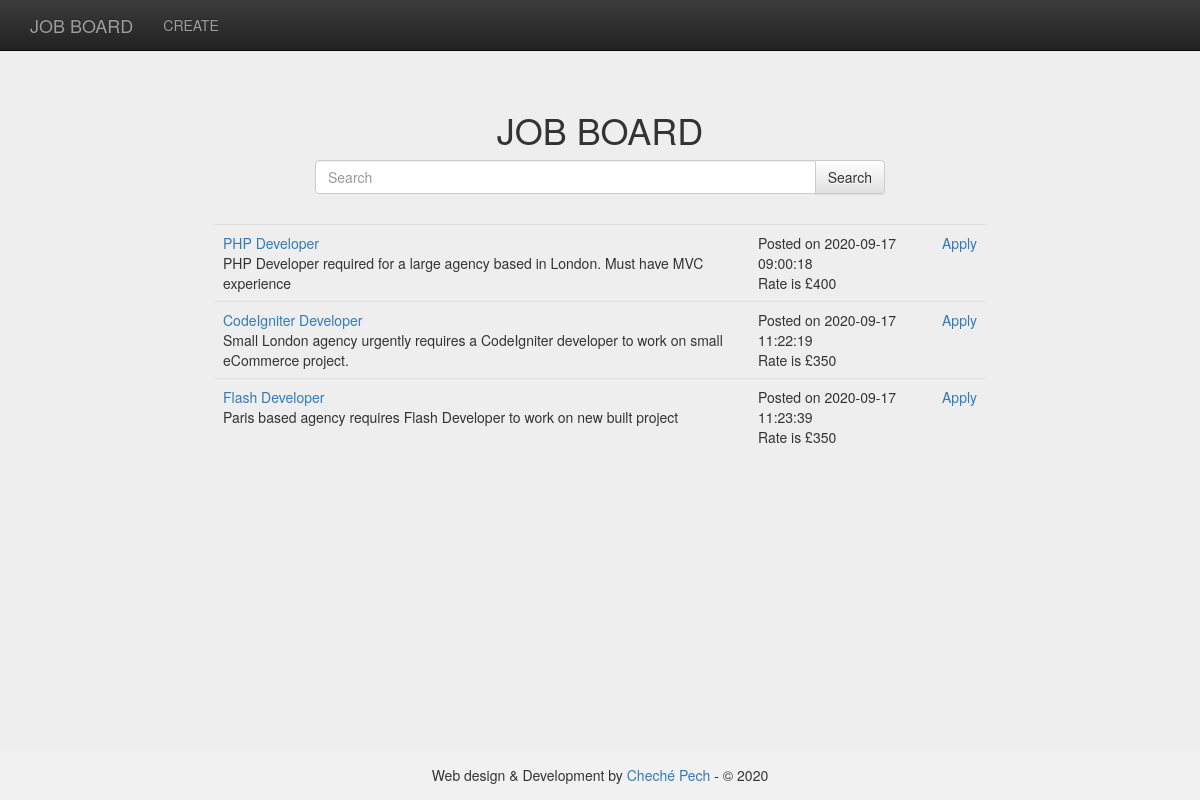
The page / on the database its author committed.
### tables this page shows
CREATE TABLE `jobs` (
`job_id` TINYINT NOT NULL AUTO_INCREMENT,
`job_title` varchar(50) NOT NULL,
`job_desc` text NOT NULL,
`cat_id` TINYINT NOT NULL,
`type_id` TINYINT NOT NULL,
`loc_id` TINYINT NOT NULL,
`job_start_date` datetime NOT NULL,
`job_rate` INT NOT NULL,
`job_advertiser_name` varchar(50) NOT NULL,
`job_advertiser_email` varchar(50) NOT NULL,
`job_advertiser_phone` varchar(20) NOT NULL,
`job_sunset_date` datetime NOT NULL,
`job_created_at` timestamp NULL DEFAULT CURRENT_TIMESTAMP,
PRIMARY KEY (`job_id`)
);

### application/controllers/Jobs.php (called while the page is built, shortened)
<?php
class Jobs extends MY_Controller {
  function __construct() {
    $this->load->model('Jobs_model');
  }
  public function index() {
    $this->form_validation->set_rules('search_string', $this->lang->line('search_string'), 'required|min_length[1]|max_length[125]');
    $page_data['query'] = $this->Jobs_model->get_jobs($this->input->post('search_string',TRUE));
    if ($this->form_validation->run() == FALSE) {
      $page_data['search_string'] = array('name' => 'search_string', 'class' => 'form-control', 'id' => 'search_string', 'value' => set_value('search_string', $this->input->post('search_string',TRUE)), 'maxlength'   => '100', 'size' => '35');
      $page_data['query'] = $this->Jobs_model->get_jobs($this->input->post('search_string',TRUE));
      $this->load->view('common/header');
      $this->load->view('nav/top_nav');
      $this->load->view('jobs/view', $page_data);
      $this->load->view('common/footer');
    } else {
      $this->load->view('common/header');
      $this->load->view('nav/top_nav');
      $this->load->view('jobs/view', $page_data);
      $this->load->view('common/footer');
    }
  }
}

### index.php (called while the page is built, shortened)
<?php
require_once BASEPATH.'core/CodeIgniter.php';

### application/models/Jobs_model.php (called while the page is built, shortened)
<?php
class Jobs_model extends CI_Model {
  public function get_jobs($search_string = NULL) {
    if ($search_string == null) {
      $query = "SELECT * FROM jobs WHERE DATE(NOW()) < DATE(job_sunset_date)";
    } else {
      $query = "SELECT * FROM jobs WHERE job_title LIKE ? OR `job_desc` LIKE ? AND DATE(NOW()) < DATE(job_sunset_date`)";
    }
    $result = $this->db->query($query, array($search_string, $search_string));
    if ($result) {
      return $result;
    } else {
      return false;
    }
  }
}

### application/views/jobs/view.php (the view)
<div class="page-header">
	<h1 class="text-center">JOB BOARD</h1>
	<?php echo form_open('jobs/index') ; ?>
	<div class="row">
		<div class="col-lg-6 col-lg-offset-3">
			<div class="input-group">
				<input type="text" class="form-control" name="search_string" placeholder="<?php echo $this->lang->line('jobs_view_search'); ?>">
				<span class="input-group-btn">
					<button class="btn btn-default" type="submit"><?php echo $this->lang->line('jobs_view_search'); ?></button>
				</span>
			</div>
		</div>
	</div>
	<?php echo form_close(); ?>
</div>
<div class="row">
	<div class="col-lg-8 col-lg-offset-2">
		<table class="table table-hover">
			<?php foreach ($query->result() as $row) : ?>
			<tr>
				<td><?php echo anchor ('jobs/apply/'.$row->job_id, $row->job_title); ?><br /><?php echo word_limiter($row->job_desc, 50); ?>
				</td>
				<td>Posted on <?php echo $row->job_created_at; ?><br />Rate is &pound;<?php echo $row->job_rate; ?>
				</td>
				<td><?php echo anchor ('jobs/apply/'.$row->job_id, $this->lang->line('jobs_view_apply')); ?>
				</td>
			</tr>
			<?php endforeach ; ?>
		</table>
	</div>
</div>

### application/views/common/header.php (shortened to what this page needs)
<!DOCTYPE html>
<html lang="en">
	<head>
		<link href="<?php echo base_url('bootstrap/css/bootstrap.min.css'); ?>" rel="stylesheet">
		<link href="<?php echo base_url('bootstrap/css/bootstrap-theme.min.css'); ?>" rel="stylesheet">
		<link href="<?php echo base_url('bootstrap/css/styles.css');?>" rel="stylesheet">
	</head>
<body role="document">
<div class="container-fluid" role="main">

### application/views/nav/top_nav.php (shortened to what this page needs)
<div class="navbar navbar-inverse navbar-fixed-top" role="navigation">
  <div class="container">
    <div class="navbar-header">
      <a class="navbar-brand" href="<?php echo base_url(); ?>"><?php echo $this->lang->line('system_system_name'); ?></a>
    </div>
    <div class="navbar-collapse collapse">
      <ul class="nav navbar-nav">
        <li class="<?=($this->uri->segment(2)=='create')?'active':'';?>"><?php echo anchor('jobs/create', 'CREATE'); ?></li>
      </ul>
    </div>
  </div>
</div>

### application/views/common/footer.php (shortened to what this page needs)
</div>
<footer class="footer"><p class="text-center">Web design & Development by <a href="https://www.facebook/chechepech" target="_blank">Chech&eacute; Pech</a> - &copy; <?php echo date("Y"); ?></p></footer>
</body>
</html>

### rows shown on the page
jobs: job_id+job_title "PHP Developer", job_desc "PHP Developer required for a large agency based in London. Must have MVC experience", job_created_at "2020-09-17 09:00:18", job_rate "400", job_id "Apply"
jobs: job_id+job_title "CodeIgniter Developer", job_desc "Small London agency urgently requires a CodeIgniter developer to work on small eCommerce project.", job_created_at "2020-09-17 11:22:19", job_rate "350", job_id "Apply"
jobs: job_id+job_title "Flash Developer", job_desc "Paris based agency requires Flash Developer to work on new built project", job_created_at "2020-09-17 11:23:39", job_rate "350", job_id "Apply"

### other values the page prints
$this->lang->line('system_system_name') "JOB BOARD"
anchor('jobs/create', 'CREATE') "CREATE"
$this->lang->line('jobs_view_search') "Search"
